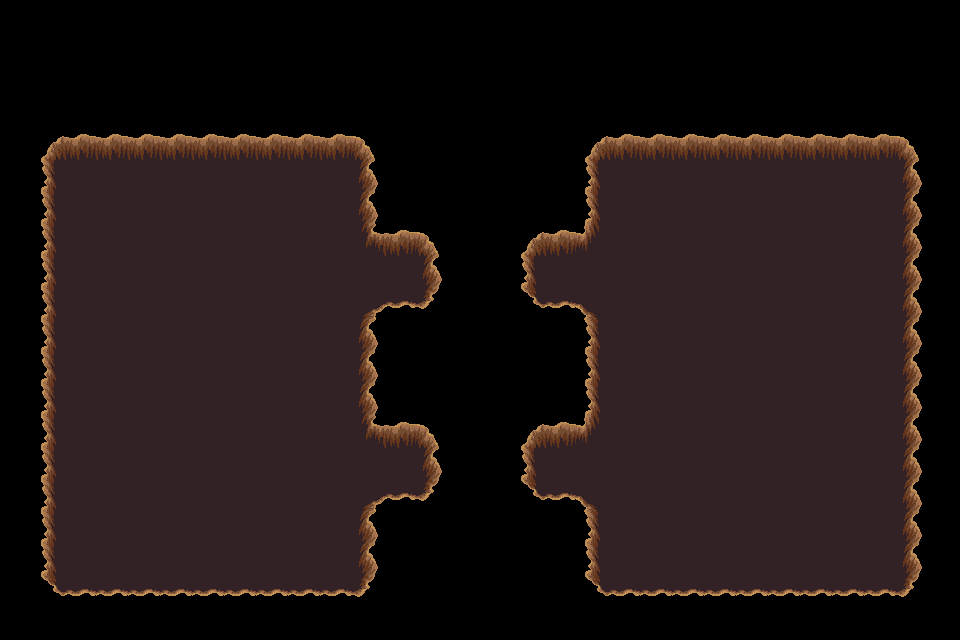

This is a level from a 2D game, rendered from its Tiled map with the project's own tilesets. A one-line summary and the complete map file follow:
An orthogonal 30x20 tile map with 32x32 px tiles, 1 tile layer (trou).

<map version="1.5" tiledversion="1.7.2" orientation="orthogonal" renderorder="right-down" width="30" height="20" tilewidth="32" tileheight="32" infinite="0" nextlayerid="9" nextobjectid="1">
 <tileset firstgid="1" source="../../../dungeon_green.tsx" />
 <layer id="8" name="trou" width="30" height="20">
  <data encoding="csv">
0,0,0,0,0,0,0,0,0,0,0,0,0,0,0,0,0,0,0,0,0,0,0,0,0,0,0,0,0,0,
0,0,0,0,0,0,0,0,0,0,0,0,0,0,0,0,0,0,0,0,0,0,0,0,0,0,0,0,0,0,
0,0,0,0,0,0,0,0,0,0,0,0,0,0,0,0,0,0,0,0,0,0,0,0,0,0,0,0,0,0,
0,0,0,0,0,0,0,0,0,0,0,0,0,0,0,0,0,0,0,0,0,0,0,0,0,0,0,0,0,0,
0,432,433,433,433,433,433,433,433,433,433,434,0,0,0,0,0,0,432,433,433,433,433,433,433,433,433,433,434,0,
0,455,456,456,456,456,456,456,456,456,456,457,0,0,0,0,0,0,455,456,456,456,456,456,456,456,456,456,457,0,
0,455,456,456,456,456,456,456,456,456,456,457,0,0,0,0,0,0,455,456,456,456,456,456,456,456,456,456,457,0,
0,455,456,456,456,456,456,456,456,456,456,410,433,434,0,0,432,433,411,456,456,456,456,456,456,456,456,456,457,0,
0,455,456,456,456,456,456,456,456,456,456,456,456,457,0,0,455,456,456,456,456,456,456,456,456,456,456,456,457,0,
0,455,456,456,456,456,456,456,456,456,456,387,479,480,0,0,478,479,388,456,456,456,456,456,456,456,456,456,457,0,
0,455,456,456,456,456,456,456,456,456,456,457,0,0,0,0,0,0,455,456,456,456,456,456,456,456,456,456,457,0,
0,455,456,456,456,456,456,456,456,456,456,457,0,0,0,0,0,0,455,456,456,456,456,456,456,456,456,456,457,0,
0,455,456,456,456,456,456,456,456,456,456,457,0,0,0,0,0,0,455,456,456,456,456,456,456,456,456,456,457,0,
0,455,456,456,456,456,456,456,456,456,456,410,433,434,0,0,432,433,411,456,456,456,456,456,456,456,456,456,457,0,
0,455,456,456,456,456,456,456,456,456,456,456,456,457,0,0,455,456,456,456,456,456,456,456,456,456,456,456,457,0,
0,455,456,456,456,456,456,456,456,456,456,387,479,480,0,0,478,479,388,456,456,456,456,456,456,456,456,456,457,0,
0,455,456,456,456,456,456,456,456,456,456,457,0,0,0,0,0,0,455,456,456,456,456,456,456,456,456,456,457,0,
0,455,456,456,456,456,456,456,456,456,456,457,0,0,0,0,0,0,455,456,456,456,456,456,456,456,456,456,457,0,
0,478,479,479,479,479,479,479,479,479,479,480,0,0,0,0,0,0,478,479,479,479,479,479,479,479,479,479,480,0,
0,0,0,0,0,0,0,0,0,0,0,0,0,0,0,0,0,0,0,0,0,0,0,0,0,0,0,0,0,0
</data>
 </layer>
</map>
